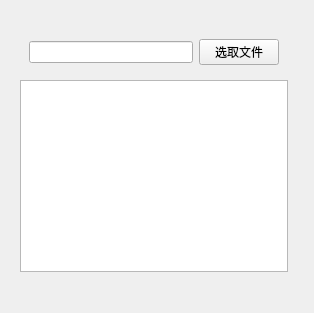
<?xml version="1.0" encoding="UTF-8"?>
<ui version="4.0">
 <class>Widget</class>
 <widget class="QWidget" name="Widget">
  <property name="geometry">
   <rect>
    <x>0</x>
    <y>0</y>
    <width>314</width>
    <height>313</height>
   </rect>
  </property>
  <property name="windowTitle">
   <string>Widget</string>
  </property>
  <widget class="QWidget" name="widget_2" native="true">
   <property name="geometry">
    <rect>
     <x>20</x>
     <y>30</y>
     <width>268</width>
     <height>242</height>
    </rect>
   </property>
   <layout class="QVBoxLayout" name="verticalLayout">
    <item>
     <widget class="QWidget" name="widget" native="true">
      <layout class="QHBoxLayout" name="horizontalLayout">
       <item>
        <widget class="QLineEdit" name="lineEdit"/>
       </item>
       <item>
        <widget class="QPushButton" name="pushButton">
         <property name="text">
          <string>选取文件</string>
         </property>
        </widget>
       </item>
      </layout>
     </widget>
    </item>
    <item>
     <widget class="QTextEdit" name="textEdit"/>
    </item>
   </layout>
  </widget>
 </widget>
 <resources/>
 <connections/>
</ui>
